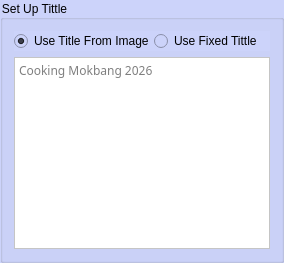
              <widget class="QGroupBox" name="groupBox_34">
               <property name="styleSheet">
                <string notr="true">background-color: rgb(204, 211, 250);</string>
               </property>
               <property name="title">
                <string>Set Up Tittle</string>
               </property>
               <layout class="QVBoxLayout" name="verticalLayout_25">
                <item>
                 <widget class="QWidget" name="widget_19" native="true">
                  <layout class="QHBoxLayout" name="horizontalLayout_44">
                   <property name="spacing">
                    <number>0</number>
                   </property>
                   <property name="leftMargin">
                    <number>0</number>
                   </property>
                   <property name="topMargin">
                    <number>0</number>
                   </property>
                   <property name="rightMargin">
                    <number>0</number>
                   </property>
                   <property name="bottomMargin">
                    <number>0</number>
                   </property>
                   <item>
                    <widget class="QRadioButton" name="use_tittle_from_image">
                     <property name="text">
                      <string>Use Title From Image</string>
                     </property>
                     <property name="checked">
                      <bool>true</bool>
                     </property>
                    </widget>
                   </item>
                   <item>
                    <widget class="QRadioButton" name="use_fixed_tittle_image">
                     <property name="text">
                      <string>Use Fixed Tittle</string>
                     </property>
                    </widget>
                   </item>
                  </layout>
                 </widget>
                </item>
                <item>
                 <widget class="QPlainTextEdit" name="tittle_image_word">
                  <property name="font">
                   <font>
                    <family>Noto Sans Khmer</family>
                   </font>
                  </property>
                  <property name="styleSheet">
                   <string notr="true">background-color: rgb(255, 255, 255);</string>
                  </property>
                  <property name="placeholderText">
                   <string>Cooking Mokbang 2026</string>
                  </property>
                 </widget>
                </item>
               </layout>
              </widget>
